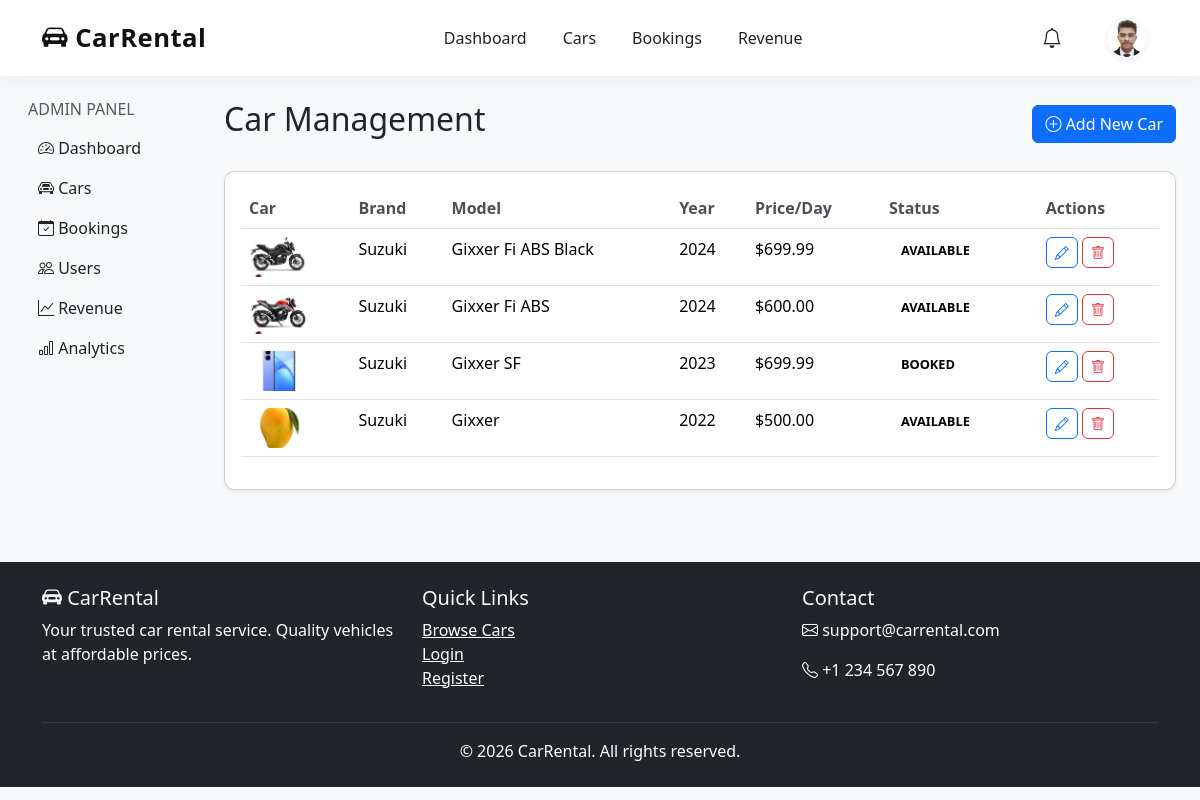
The page /dashboard/cars/ (signed in) on the database its author committed.
### accounts/models.py (models this page shows, shortened)
class User(AbstractUser):
    email = models.EmailField(unique=True)
    phone = models.CharField(max_length=20, blank=True, null=True)
    is_blocked = models.BooleanField(default=False)
    USERNAME_FIELD = 'email'
    REQUIRED_FIELDS = ['username']

class Profile(models.Model):
    user = models.OneToOneField(User, on_delete=models.CASCADE, related_name='profile')
    profile_picture = models.ImageField(upload_to='profiles/', blank=True, null=True)
    driving_license = models.ImageField(upload_to='licenses/', blank=True, null=True)
    phone = models.CharField(max_length=20, blank=True, null=True)
    address = models.TextField(blank=True, null=True)
    city = models.CharField(max_length=100, blank=True, null=True)
    state = models.CharField(max_length=100, blank=True, null=True)
    zip_code = models.CharField(max_length=20, blank=True, null=True)
    saved_addresses = models.TextField(blank=True, null=True, help_text="Comma separated addresses")
    created_at = models.DateTimeField(auto_now_add=True)
    updated_at = models.DateTimeField(auto_now=True)

### cars/models.py (models this page shows, shortened)
class CarImage(models.Model):
    car = models.ForeignKey(Car, on_delete=models.CASCADE, related_name='images')
    image = models.ImageField(upload_to='cars/')
    is_primary = models.BooleanField(default=False)

class Car(models.Model):
    FUEL_CHOICES = [
        ('petrol', 'Petrol'),
        ('diesel', 'Diesel'),
        ('ev', 'Electric'),
        ('hybrid', 'Hybrid'),
    ]
    TRANSMISSION_CHOICES = [
        ('manual', 'Manual'),
        ('auto', 'Automatic'),
    ]
    STATUS_CHOICES = [
        ('available', 'Available'),
        ('booked', 'Booked'),
        ('maintenance', 'Maintenance'),
    ]
    brand = models.CharField(max_length=100)
    model = models.CharField(max_length=100)
    year = models.IntegerField()
    seats = models.IntegerField(default=5)
    fuel_type = models.CharField(max_length=20, choices=FUEL_CHOICES)
    transmission = models.CharField(max_length=20, choices=TRANSMISSION_CHOICES)
    mileage = models.CharField(max_length=50, blank=True, help_text="e.g. 18 km/l")
    rent_per_day = models.DecimalField(max_digits=10, decimal_places=2)
    rent_per_hour = models.DecimalField(max_digits=10, decimal_places=2, blank=True, null=True)
    description = models.TextField(blank=True)
    location = models.CharField(max_length=200, blank=True)
    status = models.CharField(max_length=20, choices=STATUS_CHOICES, default='available')
    is_featured = models.BooleanField(default=False)
    created_at = models.DateTimeField(auto_now_add=True)
    updated_at = models.DateTimeField(auto_now=True)
    class Meta:
        ordering = ['-created_at']

### dashboard/views.py (the view)
# urls.py: path('cars/', views.admin_cars, name='admin_cars'),
@staff_member_required
def admin_cars(request):
    cars = Car.objects.prefetch_related('images').order_by('-created_at')
    return render(request, 'dashboard/car_list.html', {'cars': cars})

### templates/dashboard/car_list.html (shortened to what this page needs)
{% extends 'dashboard/base_admin.html' %}
{% block admin_content %}
<div class="d-flex justify-content-between align-items-center mb-4">
    <h2>Car Management</h2>
    <a href="{% url 'admin_add_car' %}" class="btn btn-primary"><i class="bi bi-plus-circle"></i> Add New Car</a>
</div>
<div class="card shadow-sm">
    <div class="card-body">
        <table class="table">
            <thead>
                <tr>
                    <th>Car</th>
                    <th>Brand</th>
                    <th>Model</th>
                    <th>Year</th>
                    <th>Price/Day</th>
                    <th>Status</th>
                    <th>Actions</th>
                </tr>
            </thead>
            <tbody>
                {% for car in cars %}
                <tr>
                   <td>
                        {% for img in car.images.all %}
                            {% if img.is_primary %}
                                <img src="{{ img.image.url }}"
                                    style="width: 60px; height: 40px; object-fit: cover; border-radius: 4px;">
                            {% endif %}
                        {% endfor %}
                    </td>
                    <td>{{ car.brand }}</td>
                    <td>{{ car.model }}</td>
                    <td>{{ car.year }}</td>
                    <td>${{ car.rent_per_day }}</td>
                    <td><span class="booking-status status-{{ car.status }}">{{ car.status }}</span></td>
                    <td>
                        <a href="{% url 'admin_edit_car' car.id %}" class="btn btn-sm btn-outline-primary"><i class="bi bi-pencil"></i></a>
                        <a href="{% url 'admin_delete_car' car.id %}" class="btn btn-sm btn-outline-danger" onclick="return confirm('Delete this car?')"><i class="bi bi-trash"></i></a>
                    </td>
                </tr>
                {% empty %}
                <tr><td colspan="7" class="text-center text-muted">No cars added yet.</td></tr>
                {% endfor %}
            </tbody>
        </table>
    </div>
</div>
{% endblock %}

### templates/admin.html (shortened to what this page needs)
<!DOCTYPE html>
<html lang="en">
<head>
    <link href="https://cdn.jsdelivr.net/npm/bootstrap@5.3.2/dist/css/bootstrap.min.css" rel="stylesheet">
    <link rel="stylesheet" href="https://cdn.jsdelivr.net/npm/bootstrap-icons@1.11.1/font/bootstrap-icons.css">
    {% load static %}
    <link rel="stylesheet" href="{% static 'css/style.css' %}">
</head>
<body>
    <nav class="navbar navbar-expand-lg custom-navbar sticky-top">
    <div class="container">
        <a class="navbar-brand fw-bold" href="{% url 'dashboard_home' %}">
            <i class="bi bi-car-front-fill"></i> CarRental
        </a>
        <div class="collapse navbar-collapse" id="navbarNav">
            <ul class="navbar-nav mx-auto">
                <li class="nav-item">
                    <a class="nav-link nav-animate" href="{% url 'dashboard_home' %}">
                        Dashboard
                    </a>
                </li>
                <li class="nav-item">
                    <a class="nav-link nav-animate" href="{% url 'admin_cars' %}">
                        Cars
                    </a>
                </li>
                {% if user.is_authenticated %}
                <li class="nav-item">
                    <a class="nav-link nav-animate" href="{% url 'admin_bookings' %}">
                        Bookings
                    </a>
                </li>
                {% endif %}
                <li class="nav-item">
                    <a class="nav-link nav-animate" href="{% url 'revenue_dashboard' %}">
                        Revenue
                    </a>
                </li>
            </ul>
            <ul class="navbar-nav align-items-center">
                {% if user.is_authenticated %}
                <li class="nav-item dropdown me-3">
    <a class="nav-link position-relative"
    href="#"
    role="button"
    data-bs-toggle="dropdown">
        <i class="bi bi-bell fs-5"></i>
    </a>
</li>
                <li class="nav-item dropdown">
    <a class="nav-link dropdown-togglea border-0 p-0"
       href="#"
       data-bs-toggle="dropdown">
        {% if user.profile.profile_picture %}
            <img src="{{ user.profile.profile_picture.url }}"
                 alt="Profile"
                 width="42"
                 height="42"
                 class="rounded-circle object-fit-cover border border-2 border-light shadow-sm">
        {% else %}
            <i class="bi bi-person-circle fs-2 text-light"></i>
        {% endif %}
    </a>
</li>
                {% endif %}
            </ul>
        </div>
    </div>
</nav>
    {% block content %}{% endblock %}
    <footer class="bg-dark text-light py-4 mt-5">
        <div class="container">
            <div class="row">
                <div class="col-md-4">
                    <h5><i class="bi bi-car-front-fill"></i> CarRental</h5>
                    <p class="text-white">Your trusted car rental service. Quality vehicles at affordable prices.</p>
                </div>
                <div class="col-md-4">
                    <h5>Quick Links</h5>
                    <ul class="list-unstyled">
                        <li><a href="{% url 'car_list' %}" class="text-white important">Browse Cars</a></li>
                        <li><a href="{% url 'login' %}" class="text-white">Login</a></li>
                        <li><a href="{% url 'register' %}" class="text-white">Register</a></li>
                    </ul>
                </div>
                <div class="col-md-4">
                    <h5>Contact</h5>
                    <p class="text-white"><i class="bi bi-envelope"></i> support@carrental.com</p>
                    <p class="text-white"><i class="bi bi-telephone"></i> +1 234 567 890</p>
                </div>
            </div>
            <hr class="border-secondary">
            <p class="text-center text-white mb-0">&copy; 2026 CarRental. All rights reserved.</p>
        </div>
    </footer>
</body>
</html>

### static/css/style.css (style rules this page uses)
body { font-family: 'Segoe UI', Tahoma, Geneva, Verdana, sans-serif; background-color: #f8f9fa; }
.card { transition: transform 0.2s, box-shadow 0.2s; border-radius: 10px; overflow: hidden; }
.btn { border-radius: 6px; }
.navbar { box-shadow: 0 2px 10px rgba(0,0,0,0.1); }
footer { margin-top: auto; }
.table th { border-top: none; font-weight: 600; color: #495057; }
.booking-status { padding: 4px 12px; border-radius: 20px; font-size: 0.8rem; font-weight: 600; text-transform: uppercase; }

### templates/admin.html (style rules this page uses)
.custom-navbar { background: rgba(255,255,255,0.92); backdrop-filter: blur(12px); padding: 14px 0; box-shadow: 0 4px 25px rgba(0,0,0,0.06); animation: navbarFade 0.7s ease; transition: all 0.4s ease; z-index: 999; }
.navbar-brand { color: #111 !important; font-size: 1.6rem; letter-spacing: 0.5px; transition: 0.3s ease; }
.nav-link { color: #222 !important; font-weight: 500; margin: 0 10px; position: relative; transition: all 0.3s ease; }
.nav-animate::after { content: ''; position: absolute; left: 0; bottom: 0; width: 0%; height: 2px; background: #000; transition: 0.4s ease; }

### rows shown on the page
User: profile.profile_picture (picture)
Car: brand "Suzuki", model "Gixxer Fi ABS Black", year "2024", rent_per_day "699.99", status "AVAILABLE"
CarImage: image (picture)
Car: brand "Suzuki", model "Gixxer Fi ABS", year "2024", rent_per_day "600.00", status "AVAILABLE"
CarImage: image (picture)
Car: brand "Suzuki", model "Gixxer SF", year "2023", rent_per_day "699.99", status "BOOKED"
CarImage: image (picture)
Car: brand "Suzuki", model "Gixxer", year "2022", rent_per_day "500.00", status "AVAILABLE"
CarImage: image (picture)
